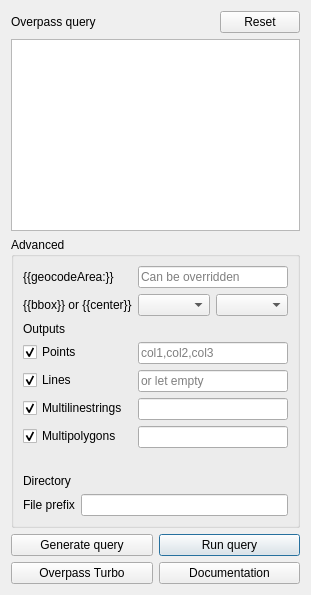
           <widget class="QWidget" name="query_page">
            <layout class="QVBoxLayout" name="verticalLayout_7">
             <item>
              <layout class="QHBoxLayout" name="horizontalLayout_17">
               <item>
                <widget class="QLabel" name="label_30">
                 <property name="text">
                  <string>Overpass query</string>
                 </property>
                </widget>
               </item>
               <item>
                <spacer name="horizontalSpacer">
                 <property name="orientation">
                  <enum>Qt::Horizontal</enum>
                 </property>
                 <property name="sizeHint" stdset="0">
                  <size>
                   <width>40</width>
                   <height>20</height>
                  </size>
                 </property>
                </spacer>
               </item>
               <item>
                <widget class="QDialogButtonBox" name="button_box_q">
                 <property name="sizePolicy">
                  <sizepolicy hsizetype="Maximum" vsizetype="Fixed">
                   <horstretch>0</horstretch>
                   <verstretch>0</verstretch>
                  </sizepolicy>
                 </property>
                 <property name="standardButtons">
                  <set>QDialogButtonBox::Reset</set>
                 </property>
                 <property name="centerButtons">
                  <bool>true</bool>
                 </property>
                </widget>
               </item>
              </layout>
             </item>
             <item>
              <widget class="QTextEdit" name="text_query">
               <property name="acceptRichText">
                <bool>false</bool>
               </property>
              </widget>
             </item>
             <item>
              <widget class="QgsCollapsibleGroupBox" name="advanced_q">
               <property name="title">
                <string>Advanced</string>
               </property>
               <property name="checked">
                <bool>false</bool>
               </property>
               <property name="collapsed">
                <bool>false</bool>
               </property>
               <layout class="QVBoxLayout" name="verticalLayout_14">
                <item>
                 <layout class="QFormLayout" name="formLayout_4">
                  <property name="fieldGrowthPolicy">
                   <enum>QFormLayout::ExpandingFieldsGrow</enum>
                  </property>
                  <item row="0" column="0">
                   <widget class="QLabel" name="label_31">
                    <property name="text">
                     <string notr="true">{{geocodeArea:}}</string>
                    </property>
                   </widget>
                  </item>
                  <item row="0" column="1">
                   <widget class="QLineEdit" name="line_place_q">
                    <property name="placeholderText">
                     <string>Can be overridden</string>
                    </property>
                   </widget>
                  </item>
                  <item row="1" column="0">
                   <widget class="QLabel" name="label_32">
                    <property name="text">
                     <string>{{bbox}} or {{center}}</string>
                    </property>
                   </widget>
                  </item>
                  <item row="1" column="1">
                   <layout class="QHBoxLayout" name="horizontalLayout_3">
                    <item>
                     <widget class="QComboBox" name="combo_query_type_q"/>
                    </item>
                    <item>
                     <widget class="QgsMapLayerComboBox" name="combo_extent_layer_q">
                      <property name="sizePolicy">
                       <sizepolicy hsizetype="Expanding" vsizetype="Fixed">
                        <horstretch>0</horstretch>
                        <verstretch>0</verstretch>
                       </sizepolicy>
                      </property>
                     </widget>
                    </item>
                   </layout>
                  </item>
                  <item row="2" column="0">
                   <widget class="QLabel" name="label_33">
                    <property name="text">
                     <string>Outputs</string>
                    </property>
                   </widget>
                  </item>
                  <item row="3" column="1">
                   <layout class="QHBoxLayout" name="horizontalLayout_4">
                    <item>
                     <widget class="QLineEdit" name="edit_csv_points">
                      <property name="inputMask">
                       <string notr="true"/>
                      </property>
                      <property name="text">
                       <string notr="true"/>
                      </property>
                      <property name="placeholderText">
                       <string notr="true">col1,col2,col3</string>
                      </property>
                     </widget>
                    </item>
                   </layout>
                  </item>
                  <item row="4" column="1">
                   <layout class="QHBoxLayout" name="horizontalLayout_18">
                    <item>
                     <widget class="QLineEdit" name="edit_csv_lines">
                      <property name="placeholderText">
                       <string>or let empty</string>
                      </property>
                     </widget>
                    </item>
                   </layout>
                  </item>
                  <item row="8" column="1">
                   <widget class="QLabel" name="label_36">
                    <property name="text">
                     <string/>
                    </property>
                   </widget>
                  </item>
                  <item row="5" column="1">
                   <layout class="QHBoxLayout" name="horizontalLayout_19">
                    <item>
                     <widget class="QLineEdit" name="edit_csv_multilinestrings">
                      <property name="placeholderText">
                       <string/>
                      </property>
                     </widget>
                    </item>
                   </layout>
                  </item>
                  <item row="6" column="1">
                   <layout class="QHBoxLayout" name="horizontalLayout_20">
                    <item>
                     <widget class="QLineEdit" name="edit_csv_multipolygons">
                      <property name="placeholderText">
                       <string/>
                      </property>
                     </widget>
                    </item>
                   </layout>
                  </item>
                  <item row="3" column="0">
                   <widget class="QCheckBox" name="checkbox_points_q">
                    <property name="text">
                     <string>Points</string>
                    </property>
                    <property name="checked">
                     <bool>true</bool>
                    </property>
                   </widget>
                  </item>
                  <item row="4" column="0">
                   <widget class="QCheckBox" name="checkbox_lines_q">
                    <property name="text">
                     <string>Lines</string>
                    </property>
                    <property name="checked">
                     <bool>true</bool>
                    </property>
                   </widget>
                  </item>
                  <item row="5" column="0">
                   <widget class="QCheckBox" name="checkbox_multilinestrings_q">
                    <property name="text">
                     <string>Multilinestrings</string>
                    </property>
                    <property name="checked">
                     <bool>true</bool>
                    </property>
                   </widget>
                  </item>
                  <item row="6" column="0">
                   <widget class="QCheckBox" name="checkbox_multipolygons_q">
                    <property name="text">
                     <string>Multipolygons</string>
                    </property>
                    <property name="checked">
                     <bool>true</bool>
                    </property>
                   </widget>
                  </item>
                 </layout>
                </item>
                <item>
                 <layout class="QFormLayout" name="formLayout_3">
                  <property name="fieldGrowthPolicy">
                   <enum>QFormLayout::ExpandingFieldsGrow</enum>
                  </property>
                  <item row="0" column="0">
                   <widget class="QLabel" name="label_39">
                    <property name="text">
                     <string>Directory</string>
                    </property>
                   </widget>
                  </item>
                  <item row="0" column="1">
                   <widget class="QgsFileWidget" name="output_directory_q"/>
                  </item>
                  <item row="1" column="0">
                   <widget class="QLabel" name="label_40">
                    <property name="text">
                     <string>File prefix</string>
                    </property>
                   </widget>
                  </item>
                  <item row="1" column="1">
                   <widget class="QLineEdit" name="line_file_prefix_q"/>
                  </item>
                 </layout>
                </item>
               </layout>
              </widget>
             </item>
             <item>
              <layout class="QHBoxLayout" name="horizontalLayout_21">
               <property name="sizeConstraint">
                <enum>QLayout::SetMinimumSize</enum>
               </property>
               <item>
                <widget class="QPushButton" name="button_generate_query">
                 <property name="text">
                  <string>Generate query</string>
                 </property>
                </widget>
               </item>
               <item>
                <widget class="QPushButton" name="button_run_query_q">
                 <property name="text">
                  <string>Run query</string>
                 </property>
                 <property name="default">
                  <bool>true</bool>
                 </property>
                </widget>
               </item>
              </layout>
             </item>
             <item>
              <layout class="QHBoxLayout" name="horizontalLayout_22">
               <item>
                <widget class="QPushButton" name="button_overpass_turbo">
                 <property name="text">
                  <string notr="true">Overpass Turbo</string>
                 </property>
                </widget>
               </item>
               <item>
                <widget class="QPushButton" name="button_documentation">
                 <property name="text">
                  <string>Documentation</string>
                 </property>
                </widget>
               </item>
              </layout>
             </item>
            </layout>
           </widget>
